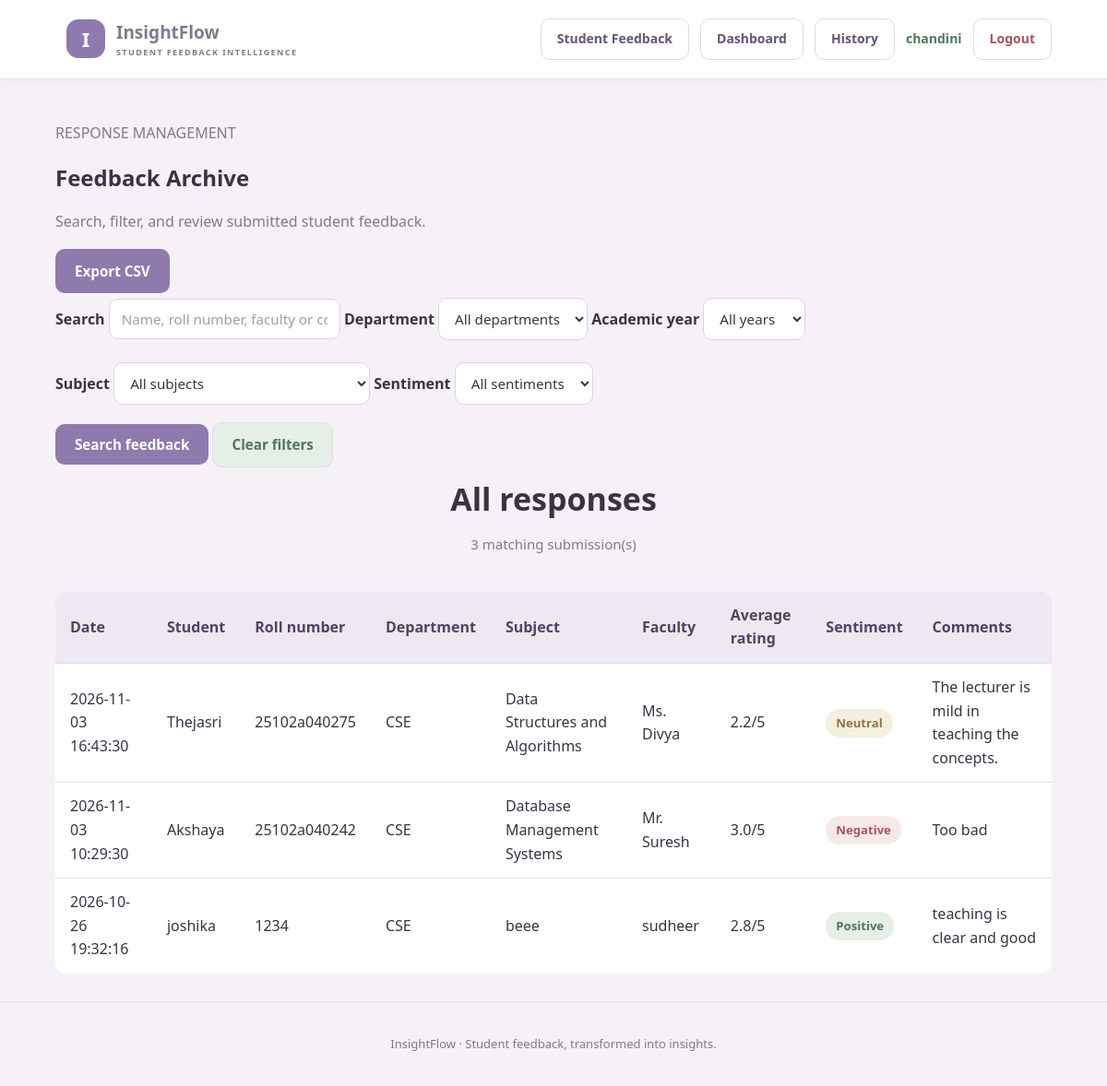
Screenshot of /history (signed in) with the database file from the repository.
### tables this page shows
CREATE TABLE feedback (
                id INTEGER PRIMARY KEY AUTOINCREMENT,
                student_name TEXT NOT NULL,
                roll_number TEXT NOT NULL,
                department TEXT NOT NULL,
                year TEXT NOT NULL,
                subject TEXT NOT NULL,
                faculty TEXT NOT NULL,
                teaching INTEGER NOT NULL,
                clarity INTEGER NOT NULL,
                interaction INTEGER NOT NULL,
                punctuality INTEGER NOT NULL,
                facilities INTEGER NOT NULL,
                comments TEXT,
                sentiment TEXT NOT NULL,
                created_at TEXT NOT NULL
            );

### app.py (the view)
@app.route("/history")
@login_required
def history():
    filters = get_filters()
    rows = fetch_feedback(filters)
    all_rows = fetch_feedback()
    departments = sorted({
        row["department"] for row in all_rows
    })
    years = sorted({
        row["year"] for row in all_rows
    })
    subjects = sorted({
        row["subject"] for row in all_rows
    })
    return render_template(
        "history.html",
        feedback=rows,
        filters=filters,
        departments=departments,
        years=years,
        subjects=subjects
    )

### app.py (called while the page is built, shortened)
def get_db():
    conn = sqlite3.connect(DB_PATH)
    conn.row_factory = sqlite3.Row
    return conn

def login_required(route_function):
    @wraps(route_function)
    def wrapper(*args, **kwargs):
        if "user_id" not in session:
            flash("Please log in to continue.", "error")
            return redirect(url_for("login"))
        return route_function(*args, **kwargs)
    return wrapper

def get_filters():
    return {
        "department": request.args.get("department", "").strip(),
        "year": request.args.get("year", "").strip(),
        "subject": request.args.get("subject", "").strip(),
        "sentiment": request.args.get("sentiment", "").strip(),
        "search": request.args.get("search", "").strip()
    }

def fetch_feedback(filters=None):
    sql = "SELECT * FROM feedback WHERE 1=1"
    params = []
    if filters:
        for key in ["department", "year", "subject", "sentiment"]:
            if filters.get(key):
                sql += f" AND {key} = ?"
                params.append(filters[key])
    sql += " ORDER BY id DESC"
    with get_db() as conn:
        return conn.execute(sql, params).fetchall()

### template/history.html (shortened to what this page needs)
{% extends "base.html" %}
{% block content %}
<section class="page-heading">
    <div>
        <p class="eyebrow">RESPONSE MANAGEMENT</p>
        <h1>Feedback Archive</h1>
        <p>Search, filter, and review submitted student feedback.</p>
    </div>
    <a class="btn btn-primary" href="{{ url_for('export_csv', **filters) }}">
        Export CSV
    </a>
</section>
<form class="filter-panel" method="GET" action="{{ url_for('history') }}">
    <div class="filter-grid">
        <label>
            Search
            <input type="text" name="search" value="{{ filters.search }}"
                   placeholder="Name, roll number, faculty or comment">
        </label>
        <label>
            Department
            <select name="department">
                <option value="">All departments</option>
            </select>
        </label>
        <label>
            Academic year
            <select name="year">
                <option value="">All years</option>
            </select>
        </label>
        <label>
            Subject
            <select name="subject">
                <option value="">All subjects</option>
            </select>
        </label>
        <label>
            Sentiment
            <select name="sentiment">
                <option value="">All sentiments</option>
            </select>
        </label>
    </div>
    <div class="filter-actions">
        <button class="btn btn-primary" type="submit">Search feedback</button>
        <a class="btn btn-secondary" href="{{ url_for('history') }}">Clear filters</a>
    </div>
</form>
<section class="table-card">
    <div class="section-heading">
        <div>
            <h2>All responses</h2>
            <p>{{ feedback|length }} matching submission(s)</p>
        </div>
    </div>
    {% if feedback %}
    <div class="table-scroll">
        <table>
            <thead>
                <tr>
                    <th>Date</th>
                    <th>Student</th>
                    <th>Roll number</th>
                    <th>Department</th>
                    <th>Subject</th>
                    <th>Faculty</th>
                    <th>Average rating</th>
                    <th>Sentiment</th>
                    <th>Comments</th>
                </tr>
            </thead>
            <tbody>
                {% for item in feedback %}
                <tr>
                    <td>{{ item.created_at }}</td>
                    <td>{{ item.student_name }}</td>
                    <td>{{ item.roll_number }}</td>
                    <td>{{ item.department }}</td>
                    <td>{{ item.subject }}</td>
                    <td>{{ item.faculty }}</td>
                    <td>{{ "%.1f"|format((item.teaching + item.clarity + item.interaction + item.punctuality + item.facilities) / 5) }}/5</td>
                    <td><span class="sentiment-badge {{ item.sentiment|lower }}">{{ item.sentiment }}</span></td>
                    <td>{{ item.comments or "—" }}</td>
                </tr>
                {% endfor %}
            </tbody>
        </table>
    </div>
    {% else %}
    <div class="empty-state">
        <h3>No matching feedback found</h3>
        <p>Try changing your filters or submit a new response.</p>
        <a class="btn btn-primary" href="{{ url_for('index') }}">Submit feedback</a>
    </div>
    {% endif %}
</section>
{% endblock %}

### template/base.html (shortened to what this page needs)
<!DOCTYPE html>
<html lang="en">
<head>
    <link rel="stylesheet"
          href="{{ url_for('static', filename='style.css') }}">
</head>
<body>
    <header class="site-header">
        <nav class="navbar">
            <a class="brand"
               href="{{ url_for('index') if session.get('user_id') else url_for('landing') }}">
                <span class="brand-mark">I</span>
                <span>
                    InsightFlow
                    <small>STUDENT FEEDBACK INTELLIGENCE</small>
                </span>
            </a>
            <div class="nav-links">
                {% if session.get('user_id') %}
                    <a href="{{ url_for('index') }}">Student Feedback</a>
                    <a href="{{ url_for('dashboard') }}">Dashboard</a>
                    <a href="{{ url_for('history') }}">History</a>
                    <span class="nav-user">
                        {{ session.get('student_name') }}
                    </span>
                    <a href="{{ url_for('logout') }}" class="logout-link">
                        Logout
                    </a>
                {% else %}
                    <a href="{{ url_for('landing') }}">Home</a>
                    <a href="{{ url_for('login') }}">Login</a>
                    <a href="{{ url_for('register') }}" class="nav-register">
                        Get Started
                    </a>
                {% endif %}
            </div>
        </nav>
    </header>
    <main class="main-container">
        {% block content %}{% endblock %}
    </main>
    <footer class="site-footer">
        <p>InsightFlow · Student feedback, transformed into insights.</p>
    </footer>
</body>
</html>

### Static/style.css (style rules this page uses)
:root { --bg-main: #F5F1F7; --bg-card: #FFFFFF; --bg-card-hover: #F0EAF4; --accent: #8F7AAE; --accent-hover: #796493; --lavender-light: #E9E1F1; --mint: #91B7A0; --sage-dark: #52755F; --sage-light: #E5EEE7; --gold: #C6AC78; --danger: #C77F86; --danger-light: #F7E9EA; --success: #648B70; --text-main: #393346; --text-muted: #82798C; --border: #E5DDEB; --radius: 16px; --shadow: 0 4px 18px rgba(76, 57, 91, 0.07); }
* { box-sizing: border-box; }
html { scroll-behavior: smooth; }
body { margin: 0; background: var(--bg-main); color: var(--text-main); font-family: "Segoe UI", Arial, sans-serif; line-height: 1.6; transition: background 0.25s ease; }
h1, h2, h3, h4, h5, h6 { color: var(--text-main); font-weight: 650; line-height: 1.3; }
p { color: var(--text-muted); }
small { color: var(--text-muted); }
a { color: var(--accent); text-decoration: none; transition: color 0.2s ease; }
nav, .navbar { background: #FFFFFF; color: var(--text-main); border-bottom: 1px solid var(--border); box-shadow: 0 2px 10px rgba(76, 57, 91, 0.04); }
nav a, .navbar a { color: var(--text-muted); padding: 8px 12px; border-radius: 8px; }
main, .container, .dashboard-container, .content { color: var(--text-main); }
button, .btn, input[type="submit"], input[type="button"] { display: inline-block; background: var(--accent); color: #FFFFFF; border: 1px solid transparent; border-radius: 10px; padding: 11px 20px; font-family: inherit; font-size: 0.95rem; font-weight: 600; cursor: pointer; transition: background 0.2s ease, transform 0.2s ease; }
.btn-secondary, button.secondary { background: var(--sage-light); color: var(--sage-dark); border-color: #D3E3D7; }
label { display: inline-block; color: var(--text-main); font-weight: 550; margin-bottom: 5px; }
input, select, textarea { max-width: 100%; background: #FFFFFF; color: var(--text-main); border: 1px solid #DCD2E3; border-radius: 10px; padding: 11px 13px; font-family: inherit; font-size: 0.95rem; margin: 5px 0 14px; transition: border-color 0.2s ease, box-shadow 0.2s ease; }
input::placeholder, textarea::placeholder { color: #A39AAA; }
select option { background: #FFFFFF; color: var(--text-main); }
table { width: 100%; border-collapse: collapse; background: #FFFFFF; color: var(--text-main); border-radius: 12px; overflow: hidden; }
thead, th { background: #EEE8F2; color: #514361; text-align: left; font-weight: 650; }
th, td { padding: 13px 16px; border-bottom: 1px solid var(--border); }
tbody tr { transition: background 0.2s ease; }
tbody tr:last-child td { border-bottom: none; }
.badge, .status, .sentiment-badge { display: inline-block; padding: 5px 11px; border-radius: 20px; font-size: 0.82rem; font-weight: 600; }
.positive, .success { background: var(--sage-light); color: var(--sage-dark); }
.negative, .error { background: var(--danger-light); color: #A65360; }
.neutral, .warning { background: #F5EFDF; color: #8C7545; }
footer { color: var(--text-muted); background: transparent; border-color: var(--border); text-align: center; padding: 20px; }
.nav-links { display: flex; align-items: center; justify-content: flex-end; gap: 12px; flex-wrap: wrap; margin-left: auto; }
.nav-links a { display: inline-flex; align-items: center; justify-content: center; padding: 10px 17px; border: 1px solid #E0D6E9; border-radius: 10px; background: #FFFFFF; color: #655477; font-weight: 600; font-size: 14px; text-decoration: none; white-space: nowrap; transition: all 0.2s ease; }
.site-header { position: sticky; top: 0; z-index: 100; }
.navbar { min-height: 76px; display: flex; align-items: center; justify-content: space-between; gap: 20px; padding: 12px 5%; }
.brand { display: flex; align-items: center; gap: 12px; color: var(--text-main); font-size: 19px; font-weight: 800; }
.brand small { display: block; font-size: 9px; letter-spacing: 1.4px; font-weight: 600; }
.brand-mark { display: grid; place-items: center; width: 42px; height: 42px; border-radius: 13px; background: var(--accent); color: white; font-size: 22px; }
.nav-user { color: var(--sage-dark); font-size: 14px; font-weight: 600; }
.logout-link { color: #A65360 !important; }
.main-container { width: 100%; max-width: 1400px; min-height: 75vh; margin: auto; padding: 30px 5%; }
.section-heading { text-align: center; margin-bottom: 40px; }
.section-heading h2 { margin: 12px 0; font-size: 34px; }
.section-heading p { font-size: 15px; }
.site-footer { padding: 22px; text-align: center; border-top: 1px solid var(--border); font-size: 13px; }

### rows the page displays
feedback: created_at "2026-11-03 16:43:30", student_name "Thejasri", roll_number "25102a040275", department "CSE", subject "Data Structures and Algorithms", faculty "Ms. Divya", teaching+clarity+interaction "2.2", sentiment "Neutral", comments "The lecturer is mild in teaching the concepts."
feedback: created_at "2026-11-03 10:29:30", student_name "Akshaya", roll_number "25102a040242", department "CSE", subject "Database Management Systems", faculty "Mr. Suresh", teaching+clarity+interaction "3.0", sentiment "Negative", comments "Too bad"
feedback: created_at "2026-10-26 19:32:16", student_name "joshika", roll_number "1234", department "CSE", subject "beee", faculty "sudheer", teaching+clarity+interaction "2.8", sentiment "Positive", comments "teaching is clear and good"

### other values shown
{{ session.get('student_name') }} "chandini"
{{ feedback|length }} "3"
